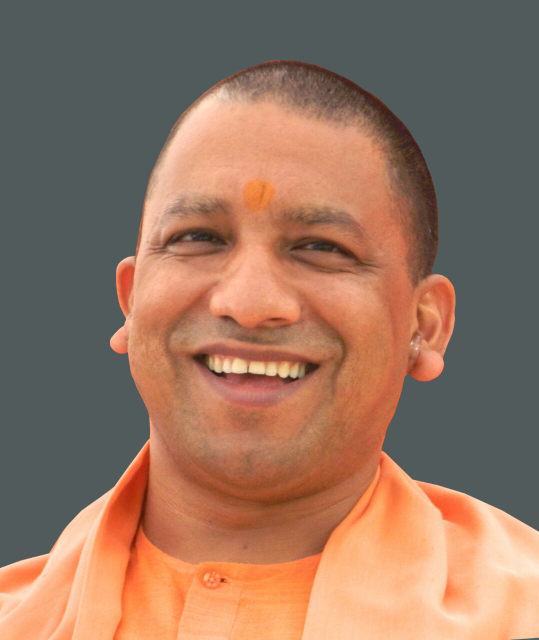
#> input picture yogiji.jpg, 1078 x 1280 px (shown at 1/2 size)
$ jupyter execute 'Creating a Dataset of Face Images.ipynb'
#> lines starting #> are read from the running program, lines starting #| are printed output that depends on the picture
[cell 1]
import cv2
import numpy as np
import matplotlib.pyplot as plt
import os

[cell 2]
os.mkdir('Dataset')

[cell 3]
width  = 300
height = 200

[cell 4]
# Fuction to take an image and return cropped face
def crop_face(image, color = 'rgb'):
    '''
    Input  : A face image
    Output : Cropped Face
    '''

    img = cv2.cvtColor(image, cv2.COLOR_BGR2RGB)                                 # Convert to RGB
    img_gray = cv2.cvtColor(img, cv2.COLOR_RGB2GRAY)                             # Create a grayscale copy

    # Create a cascade classifier and use detectMultiScale function
    faceCascade = cv2.CascadeClassifier('haarcascade_frontalface_default.xml')
    faces = faceCascade.detectMultiScale(img_gray, 1.2, 4)

    # Cropping the face
    for x,y,w,h in faces:
        if color == 'rgb':
            face = img[y : y+h, x : x+w]
        elif color == 'gray':
            face = img_gray[y : y+h, x : x+w]
        else:
            print('Incorrect color format')


    return face

[cell 5]
img = cv2.imread('yogiji.jpg')
#> img is the input picture: shape (1280, 1078, 3); mean B, G, R 96.6, 116.5, 151.5
image = crop_face(img, 'rgb')
#> in crop_face, `img_gray = cv2.cvtColor(img, cv2.COLOR_RGB2GRAY)`:
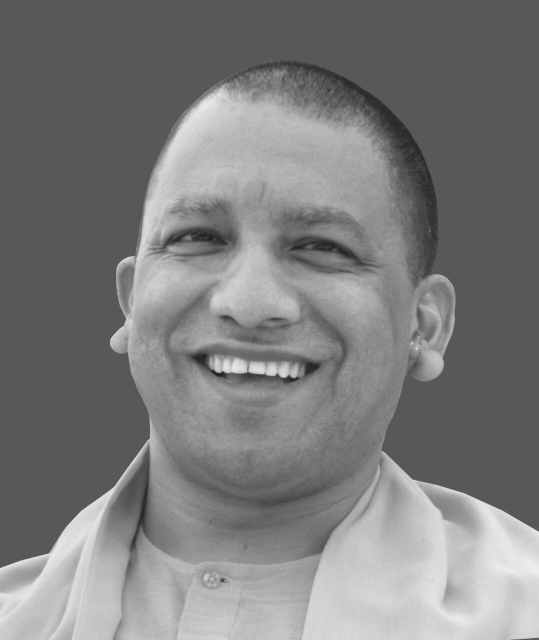
#> img_gray: shape (1280, 1078) (shown at 1/2 size); min 25, max 239, mean 124.7
#> in crop_face, `faces = faceCascade.detectMultiScale(img_gray, 1.2, 4)`: faces = [[150, 194, 731, 731]]
#> the loop in crop_face, `for x,y,w,h in faces:` made 1 pass
#> pass 1, in crop_face, `face = img[y : y+h, x : x+w]`:
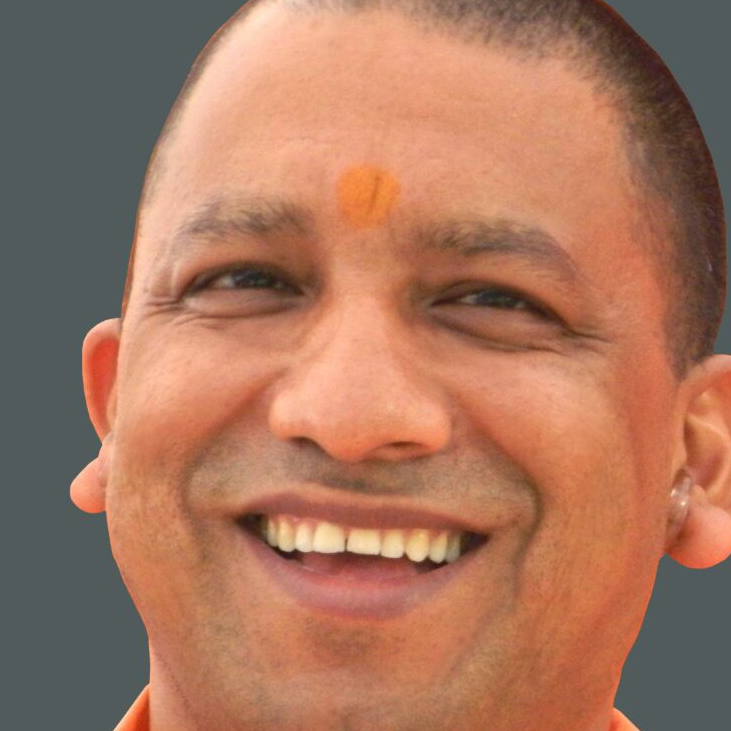
#> face: shape (731, 731, 3); mean R, G, B 167.4, 117.7, 94.3

plt.imshow(image, 'gray')
plt.axis('off')

[cell 6]
img = cv2.imread('yogiji.jpg')
image = crop_face(img, 'gray')
#> the loop in crop_face (call 2), `for x,y,w,h in faces:` made 1 pass
#> pass 1, in crop_face (call 2), `face = img_gray[y : y+h, x : x+w]`:
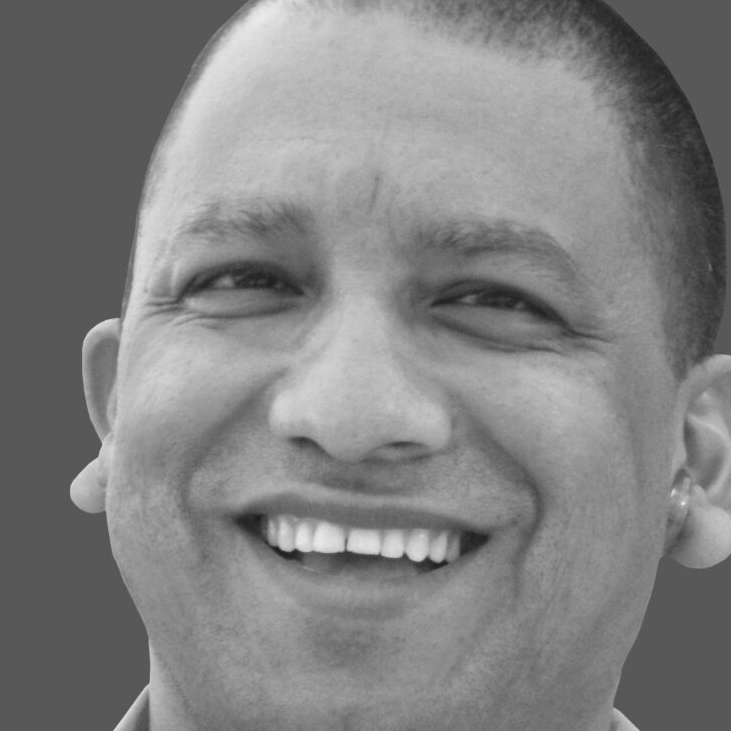
#> face: shape (731, 731); min 25, max 236, mean 129.9

$ run again, with Koala.jpg copied over yogiji.jpg
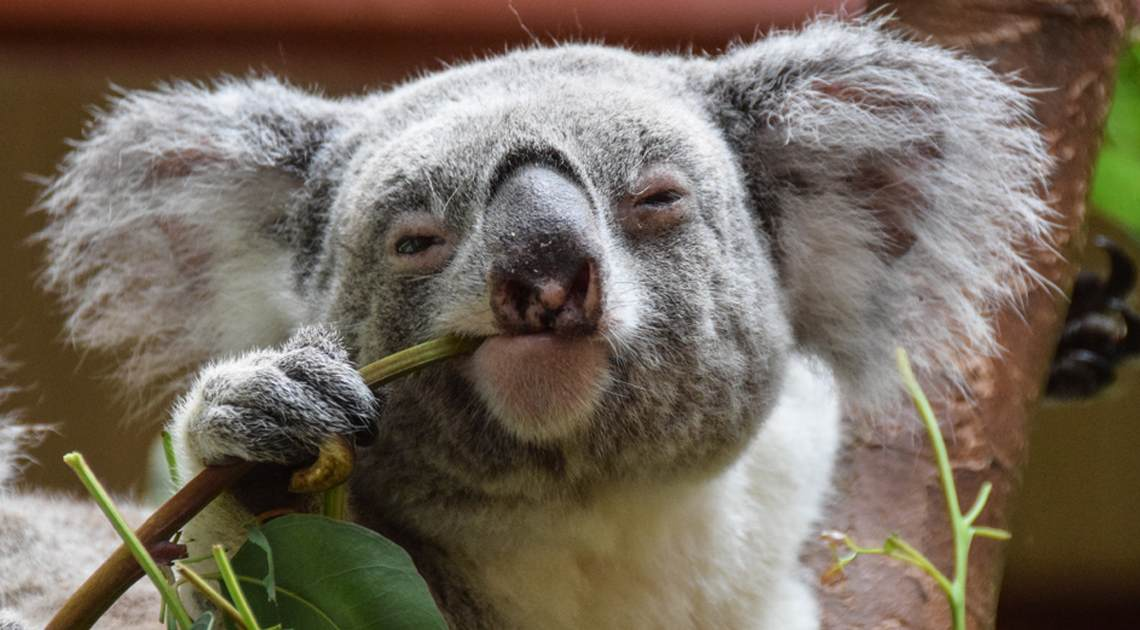
#> input picture Koala.jpg, 1140 x 630 px
#> img is the input picture: shape (630, 1140, 3); mean B, G, R 93.8, 106.8, 117.3
#> in crop_face, `img_gray = cv2.cvtColor(img, cv2.COLOR_RGB2GRAY)`:
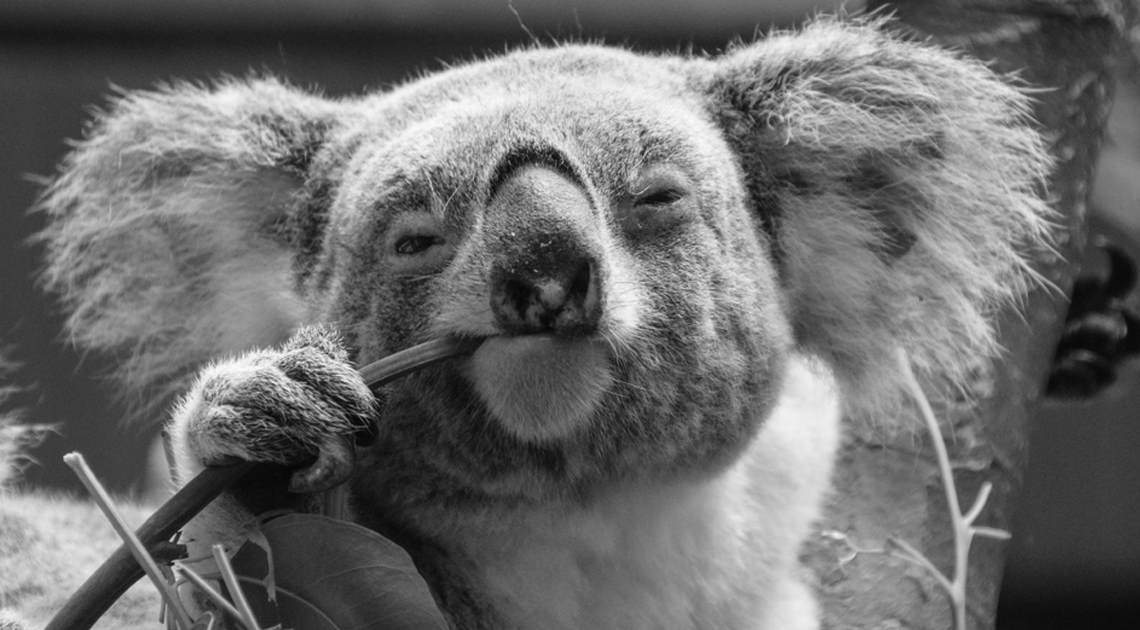
#> img_gray: shape (630, 1140); min 2, max 255, mean 108.4
#> faces = ()
